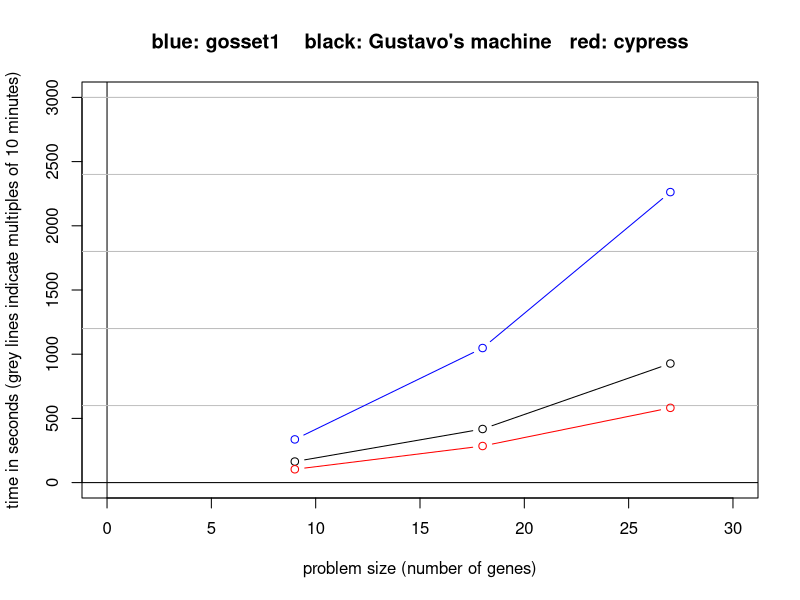

The R script that drew this image:
gustavo <- c(163.844, 417.391, 927.406)
gosset1 <- c(336.3746, 1048.065, 2262.547)
cypress <- c(103.65, 284.90, 582.25)

x <- c(9,18,27)

plot(x, gustavo, xlim=c(0,30), ylim=c(0,3000), type="n", main="blue: gosset1    black: Gustavo's machine   red: cypress", ylab="time in seconds (grey lines indicate multiples of 10 minutes)", xlab="problem size (number of genes)")
abline(h=c(0),v=0)
abline(h=600*(1:6), col="grey")
points(x,gosset1, col="blue", type="b")
points(x,gustavo, col="black", type="b")
points(x,cypress, col="red", type="b")
dev.print(pdf,"timing.pdf")
